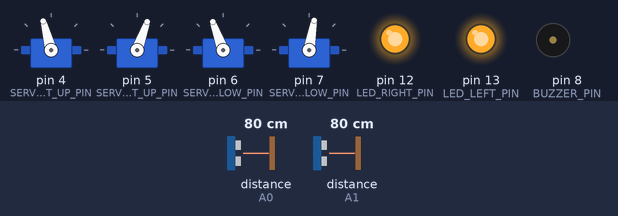
Bench run of a sketch on a simulated Arduino Uno, built with avr-gcc and run on an emulated ATmega328P. On the bench: 4 × servo, output pins drawn as LEDs (lit = HIGH), buzzer (waves = sounding, pin HIGH). The test bench sets the inputs (shaded band); at power-on: distance to the obstacle (sensors on A0, A1) 80 cm.

Above: at 1.7 s.
1.8 s: distance to the obstacle (sensor on A0) set to 22 cm
5.3 s: distance to the obstacle (sensor on A0) set to 18 cm
At 6.6 s:
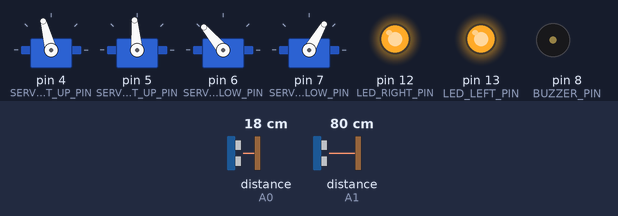
8.8 s: distance to the obstacle (sensor on A1) set to 22 cm
12.3 s: distance to the obstacle (sensor on A1) set to 18 cm
At 15.4 s:
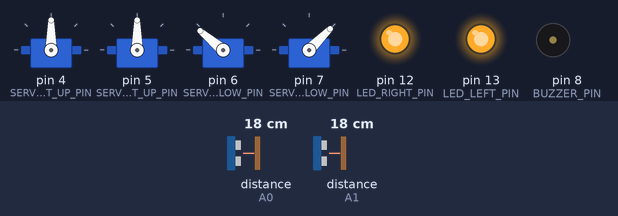
15.8 s: distance to the obstacle (sensor on A0) set to 35 cm
At 17.43 s:
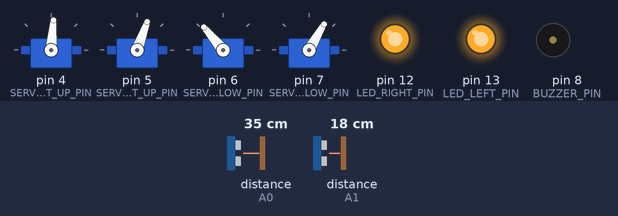
19.3 s: distance to the obstacle (sensor on A1) set to 35 cm
At 19.74 s:
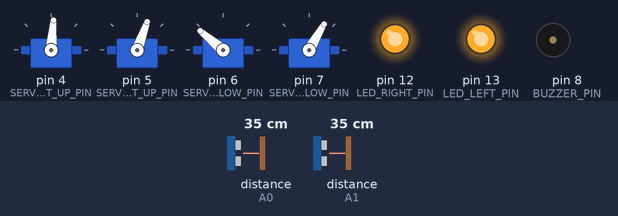
Timing chart, 0 to 23.8 s (numbered marks = the images above; inputs shaded):
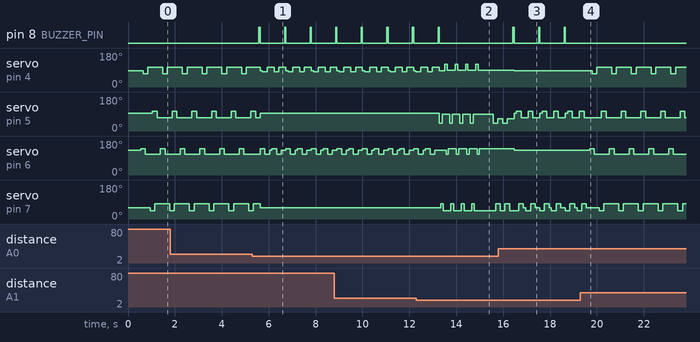

Measured:
- the behaviour switches between 21 and 20 cm on distance to the obstacle (sensor on A0) (found by bisection; images 0 and 1)
- the behaviour switches between 21 and 20 cm on distance to the obstacle (sensor on A1) (found by bisection; images 1 and 2)
- after the input at 5.3 s, pin 8 (BUZZER_PIN): alternates HIGH for 0.05 s and LOW for 1.0 s, starting after 0.29 s
- after the input at 12.3 s, pin 8 (BUZZER_PIN): goes on until 13.3 s, then stays LOW; servo on pin 5 (SERVO_LEFT_UP_PIN): 95° → 40° after 0.97 s, → 90° 0.12 s later, → 40° 0.32 s later, → 90° 0.12 s later, … (10 changes in this stretch)
- after the input at 15.8 s, servo on pin 4 (SERVO_RIGHT_UP_PIN): goes on until 16.5 s, then stays 85°; servo on pin 6 (SERVO_RIGHT_LOW_PIN): goes on until 16.5 s, then stays 130°
- after the input at 19.3 s, pin 8 (BUZZER_PIN): stops changing and stays LOW; servo on pin 4 (SERVO_RIGHT_UP_PIN): alternates 105° for 0.64 s and 70° for 0.20 s, starting after 0.49 s; servo on pin 6 (SERVO_RIGHT_LOW_PIN): alternates 140° for 0.20 s and 110° for 0.64 s, starting after 0.39 s

The sketch:

CodeRebot.ino
```cpp
/*
 * Obstacle-Avoiding Biped Robot — Main Controller
 *
 * A bipedal walking robot that navigates autonomously using two Sharp IR
 * distance sensors and four servo motors (two per leg: upper + lower joint).
 * When an obstacle is detected, the robot turns away or reverses.
 *
 * Board:    Arduino UNO
 * Shield:   Sensor Shield v5.0 (EasyCard)
 * Authors:  CHEGGOUR Selina, GOUFFI Djamel, MBOCK Therese
 * Advisor:  RIBERO Jean-Marc
 * Date:     2020/2021 — Master 1 ESTEL
 *
 * Libraries:
 *   - Servo.h   (built-in)
 *   - SharpIR.h (install via Library Manager)
 */

#include <Servo.h>
#include <SharpIR.h>

// ── IR Sensor Configuration ──────────────────────────────────────────────────
#define IR_PIN_RIGHT       A0
#define IR_PIN_LEFT        A1
#define IR_MODEL           1080    // Sharp GP2Y0A21YK0F (10–80 cm)
#define OBSTACLE_THRESHOLD 20     // cm — obstacle detected below this distance

// ── Servo Pin Assignments ────────────────────────────────────────────────────
#define SERVO_RIGHT_UP_PIN  4
#define SERVO_LEFT_UP_PIN   5
#define SERVO_RIGHT_LOW_PIN 6
#define SERVO_LEFT_LOW_PIN  7

// ── Indicator Pin Assignments ────────────────────────────────────────────────
#define LED_RIGHT_PIN 12
#define LED_LEFT_PIN  13
#define BUZZER_PIN    8

// ── Servo Neutral (Standing) Positions ───────────────────────────────────────
#define NEUTRAL_RIGHT_LOW 130
#define NEUTRAL_RIGHT_UP   85
#define NEUTRAL_LEFT_UP    95
#define NEUTRAL_LEFT_LOW   60

// ── Forward Gait — Right Leg ─────────────────────────────────────────────────
#define FWD_R_LOW_DOWN  140
#define FWD_R_UP_FRONT   70
#define FWD_R_LOW_UP    110
#define FWD_R_UP_BACK   105

// ── Forward Gait — Left Leg ──────────────────────────────────────────────────
#define FWD_L_LOW_DOWN   45
#define FWD_L_UP_FRONT  105
#define FWD_L_LOW_UP     80
#define FWD_L_UP_BACK    70

// ── Reverse Gait — Left Leg ─────────────────────────────────────────────────
#define REV_L_UP_BACK    40
#define REV_L_LOW_UP     80
#define REV_L_UP_FRONT   90
#define REV_L_LOW_DOWN   45

// ── Reverse Gait — Right Leg ────────────────────────────────────────────────
#define REV_R_UP_BACK   120
#define REV_R_LOW_UP    110
#define REV_R_UP_FRONT   90
#define REV_R_LOW_DOWN  140

// ── Turn Right — Right Leg Only ──────────────────────────────────────────────
#define TURN_R_UP_BACK  145
#define TURN_R_LOW_UP   110
#define TURN_R_UP_FRONT 110
#define TURN_R_LOW_DOWN 140

// ── Turn Left — Left Leg Only ────────────────────────────────────────────────
#define TURN_L_UP_BACK   40
#define TURN_L_LOW_UP    80
#define TURN_L_UP_FRONT  65
#define TURN_L_LOW_DOWN  45

// ── Timing ──────────────────────────────────────────────────────────────────
#define STEP_DELAY       100  // ms between servo movements during walking
#define REVERSE_DELAY     60  // ms between servo movements during reverse
#define REVERSE_DELAY_R   50  // ms for right leg during reverse
#define BUZZER_PULSE      50  // ms buzzer on-time for obstacle alert
#define REVERSE_STEPS      4  // number of backward steps when both sensors blocked
#define TURN_STEPS         2  // number of turning steps

// ── Global Objects ──────────────────────────────────────────────────────────
Servo servoRightUp;
Servo servoLeftUp;
Servo servoRightLow;
Servo servoLeftLow;

SharpIR sensorRight = SharpIR(IR_PIN_RIGHT, IR_MODEL);
SharpIR sensorLeft  = SharpIR(IR_PIN_LEFT,  IR_MODEL);

int distanceRight;
int distanceLeft;

// ── Helper: buzzer alert ────────────────────────────────────────────────────
void buzzerAlert() {
  digitalWrite(BUZZER_PIN, HIGH);
  delay(BUZZER_PULSE);
  digitalWrite(BUZZER_PIN, LOW);
}

// ── Helper: return to neutral stance ────────────────────────────────────────
void standNeutral() {
  servoLeftLow.write(NEUTRAL_LEFT_LOW);
  servoLeftUp.write(NEUTRAL_LEFT_UP);
  servoRightUp.write(NEUTRAL_RIGHT_UP);
  servoRightLow.write(NEUTRAL_RIGHT_LOW);
}

// ── Setup ───────────────────────────────────────────────────────────────────
void setup() {
  servoRightUp.attach(SERVO_RIGHT_UP_PIN);
  servoLeftUp.attach(SERVO_LEFT_UP_PIN);
  servoRightLow.attach(SERVO_RIGHT_LOW_PIN);
  servoLeftLow.attach(SERVO_LEFT_LOW_PIN);

  standNeutral();
  delay(500);

  pinMode(LED_RIGHT_PIN, OUTPUT);
  pinMode(LED_LEFT_PIN,  OUTPUT);
  pinMode(BUZZER_PIN,    OUTPUT);

  digitalWrite(LED_RIGHT_PIN, HIGH);
  digitalWrite(LED_LEFT_PIN,  HIGH);
  digitalWrite(BUZZER_PIN,    LOW);
}

// ── Main Loop ───────────────────────────────────────────────────────────────
void loop() {
  distanceRight = sensorRight.distance();
  distanceLeft  = sensorLeft.distance();

  bool obstacleRight = (distanceRight <= OBSTACLE_THRESHOLD && distanceRight >= 0);
  bool obstacleLeft  = (distanceLeft  <= OBSTACLE_THRESHOLD && distanceLeft  >= 0);

  // ── Both sensors blocked → reverse, then turn toward clearer side ─────
  if (obstacleRight && obstacleLeft) {
    buzzerAlert();
    standNeutral();

    // Walk backward
    for (int i = 0; i < REVERSE_STEPS; i++) {
      servoLeftUp.write(REV_L_UP_BACK);
      delay(REVERSE_DELAY);
      servoLeftLow.write(REV_L_LOW_UP);
      delay(REVERSE_DELAY);
      servoLeftUp.write(REV_L_UP_FRONT);
      delay(REVERSE_DELAY);
      servoLeftLow.write(REV_L_LOW_DOWN);
      delay(REVERSE_DELAY);

      servoRightUp.write(REV_R_UP_BACK);
      delay(REVERSE_DELAY_R);
      servoRightLow.write(REV_R_LOW_UP);
      delay(REVERSE_DELAY_R);
      servoRightUp.write(REV_R_UP_FRONT);
      delay(REVERSE_DELAY_R);
      servoRightLow.write(REV_R_LOW_DOWN);
      delay(REVERSE_DELAY_R);
    }
    delay(500);

    // Re-read sensors and turn toward the side with more clearance
    distanceRight = sensorRight.distance();
    distanceLeft  = sensorLeft.distance();

    if (distanceRight > distanceLeft) {
      // Turn right (step with right leg only)
      for (int i = 0; i < TURN_STEPS; i++) {
        servoRightUp.write(TURN_R_UP_BACK);
        delay(STEP_DELAY);
        servoRightLow.write(TURN_R_LOW_UP);
        delay(STEP_DELAY);
        servoRightUp.write(TURN_R_UP_FRONT);
        delay(STEP_DELAY);
        servoRightLow.write(TURN_R_LOW_DOWN);
        delay(STEP_DELAY);
      }
    } else {
      // Turn left (step with left leg only)
      for (int i = 0; i < TURN_STEPS; i++) {
        servoLeftUp.write(TURN_L_UP_BACK);
        delay(STEP_DELAY);
        servoLeftLow.write(TURN_L_LOW_UP);
        delay(STEP_DELAY);
        servoLeftUp.write(TURN_L_UP_FRONT);
        delay(STEP_DELAY);
        servoLeftLow.write(TURN_L_LOW_DOWN);
        delay(STEP_DELAY);
      }
    }
  }
  // ── Right sensor blocked → turn left (step left leg only) ─────────────
  else if (obstacleRight) {
    buzzerAlert();
    standNeutral();

    for (int i = 0; i < TURN_STEPS; i++) {
      servoRightLow.write(FWD_R_LOW_DOWN);
      delay(STEP_DELAY);
      servoRightUp.write(FWD_R_UP_FRONT + 10);  // 80° — slightly reduced stride
      delay(STEP_DELAY);
      servoRightLow.write(FWD_R_LOW_UP);
      delay(STEP_DELAY);
      servoRightUp.write(FWD_R_UP_BACK);
      delay(STEP_DELAY);
      servoRightLow.write(NEUTRAL_RIGHT_LOW);
      delay(STEP_DELAY);
    }
  }
  // ── Left sensor blocked → turn right (step right leg only) ────────────
  else if (obstacleLeft) {
    buzzerAlert();
    standNeutral();

    for (int i = 0; i < TURN_STEPS; i++) {
      servoLeftLow.write(FWD_L_LOW_DOWN);
      delay(STEP_DELAY);
      servoLeftUp.write(FWD_L_UP_FRONT);
      delay(STEP_DELAY);
      servoLeftLow.write(FWD_L_LOW_UP);
      delay(STEP_DELAY);
      servoLeftUp.write(FWD_L_UP_BACK);
      delay(STEP_DELAY);
      servoLeftLow.write(NEUTRAL_LEFT_LOW);
      delay(STEP_DELAY);
    }
  }
  // ── No obstacle → walk forward ────────────────────────────────────────
  else {
    // Right leg step
    servoRightLow.write(FWD_R_LOW_DOWN);
    delay(STEP_DELAY);
    servoRightUp.write(FWD_R_UP_FRONT);
    delay(STEP_DELAY);
    servoRightLow.write(FWD_R_LOW_UP);
    delay(STEP_DELAY);
    servoRightUp.write(FWD_R_UP_BACK);
    delay(STEP_DELAY);

    // Left leg step
    servoLeftLow.write(FWD_L_LOW_DOWN);
    delay(STEP_DELAY);
    servoLeftUp.write(FWD_L_UP_FRONT);
    delay(STEP_DELAY);
    servoLeftLow.write(FWD_L_LOW_UP);
    delay(STEP_DELAY);
    servoLeftUp.write(FWD_L_UP_BACK);
    delay(STEP_DELAY);
  }
}
```
